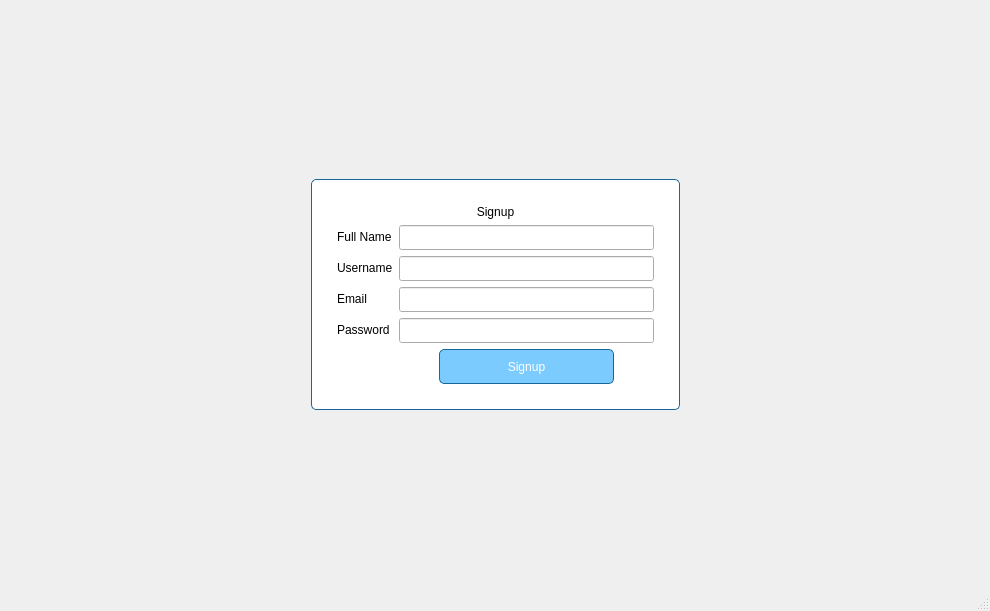
<?xml version="1.0" encoding="UTF-8"?>
<ui version="4.0">
 <class>SignupWindow</class>
 <widget class="QMainWindow" name="SignupWindow">
  <property name="geometry">
   <rect>
    <x>0</x>
    <y>0</y>
    <width>990</width>
    <height>611</height>
   </rect>
  </property>
  <property name="windowTitle">
   <string>Airline System | Signup</string>
  </property>
  <widget class="QWidget" name="centralwidget">
   <property name="styleSheet">
    <string notr="true">#centralwidget{
				border-image: url(:/images/signup_bg.jpg);}</string>
   </property>
   <layout class="QVBoxLayout" name="verticalLayout">
    <item>
     <spacer name="verticalSpacer">
      <property name="orientation">
       <enum>Qt::Vertical</enum>
      </property>
      <property name="sizeHint" stdset="0">
       <size>
        <width>20</width>
        <height>40</height>
       </size>
      </property>
     </spacer>
    </item>
    <item>
     <layout class="QHBoxLayout" name="horizontalLayout_2">
      <property name="topMargin">
       <number>0</number>
      </property>
      <property name="bottomMargin">
       <number>0</number>
      </property>
      <item>
       <spacer name="horizontalSpacer_3">
        <property name="orientation">
         <enum>Qt::Horizontal</enum>
        </property>
        <property name="sizeHint" stdset="0">
         <size>
          <width>40</width>
          <height>20</height>
         </size>
        </property>
       </spacer>
      </item>
      <item>
       <widget class="QFrame" name="formFrame">
        <property name="styleSheet">
         <string notr="true">
										#formFrame{
										border: 1px solid rgb(24, 103, 155);
										border-radius: 5px;
										background-color: white; }
									</string>
        </property>
        <layout class="QFormLayout" name="formLayout_3">
         <property name="leftMargin">
          <number>25</number>
         </property>
         <property name="topMargin">
          <number>25</number>
         </property>
         <property name="rightMargin">
          <number>25</number>
         </property>
         <property name="bottomMargin">
          <number>25</number>
         </property>
         <item row="0" column="0" colspan="2">
          <widget class="QLabel" name="label_3">
           <property name="text">
            <string>Signup</string>
           </property>
           <property name="alignment">
            <set>Qt::AlignCenter</set>
           </property>
          </widget>
         </item>
         <item row="3" column="0">
          <widget class="QLabel" name="label_5">
           <property name="text">
            <string>Full Name</string>
           </property>
          </widget>
         </item>
         <item row="3" column="1">
          <widget class="QLineEdit" name="fnameLineEdit">
           <property name="minimumSize">
            <size>
             <width>150</width>
             <height>25</height>
            </size>
           </property>
          </widget>
         </item>
         <item row="4" column="0">
          <widget class="QLabel" name="label">
           <property name="styleSheet">
            <string notr="true">color: black;</string>
           </property>
           <property name="text">
            <string>Username</string>
           </property>
          </widget>
         </item>
         <item row="4" column="1">
          <widget class="QLineEdit" name="usernameLineEdit">
           <property name="minimumSize">
            <size>
             <width>150</width>
             <height>25</height>
            </size>
           </property>
           <property name="focusPolicy">
            <enum>Qt::StrongFocus</enum>
           </property>
          </widget>
         </item>
         <item row="5" column="0">
          <widget class="QLabel" name="label_4">
           <property name="text">
            <string>Email</string>
           </property>
          </widget>
         </item>
         <item row="5" column="1">
          <widget class="QLineEdit" name="emailLineEdit">
           <property name="minimumSize">
            <size>
             <width>150</width>
             <height>25</height>
            </size>
           </property>
          </widget>
         </item>
         <item row="6" column="0">
          <widget class="QLabel" name="label_2">
           <property name="styleSheet">
            <string notr="true">color: black;</string>
           </property>
           <property name="text">
            <string>Password</string>
           </property>
          </widget>
         </item>
         <item row="6" column="1">
          <widget class="QLineEdit" name="passwordLineEdit">
           <property name="minimumSize">
            <size>
             <width>150</width>
             <height>25</height>
            </size>
           </property>
           <property name="echoMode">
            <enum>QLineEdit::Password</enum>
           </property>
          </widget>
         </item>
         <item row="7" column="1">
          <layout class="QHBoxLayout" name="horizontalLayout_4">
           <property name="topMargin">
            <number>0</number>
           </property>
           <item>
            <spacer name="horizontalSpacer">
             <property name="orientation">
              <enum>Qt::Horizontal</enum>
             </property>
             <property name="sizeHint" stdset="0">
              <size>
               <width>40</width>
               <height>20</height>
              </size>
             </property>
            </spacer>
           </item>
           <item>
            <widget class="QPushButton" name="signupBtn">
             <property name="minimumSize">
              <size>
               <width>175</width>
               <height>35</height>
              </size>
             </property>
             <property name="styleSheet">
              <string notr="true">
										#signupBtn{
										border: 1px solid rgb(24,103,155);
										border-radius: 5px;
										background-color: rgb(124, 203, 255);
										color: white;
										}
									</string>
             </property>
             <property name="text">
              <string>Signup</string>
             </property>
            </widget>
           </item>
           <item>
            <spacer name="horizontalSpacer_2">
             <property name="orientation">
              <enum>Qt::Horizontal</enum>
             </property>
             <property name="sizeHint" stdset="0">
              <size>
               <width>40</width>
               <height>20</height>
              </size>
             </property>
            </spacer>
           </item>
          </layout>
         </item>
        </layout>
       </widget>
      </item>
      <item>
       <spacer name="horizontalSpacer_4">
        <property name="orientation">
         <enum>Qt::Horizontal</enum>
        </property>
        <property name="sizeHint" stdset="0">
         <size>
          <width>40</width>
          <height>20</height>
         </size>
        </property>
       </spacer>
      </item>
     </layout>
    </item>
    <item>
     <spacer name="verticalSpacer_2">
      <property name="orientation">
       <enum>Qt::Vertical</enum>
      </property>
      <property name="sizeHint" stdset="0">
       <size>
        <width>20</width>
        <height>40</height>
       </size>
      </property>
     </spacer>
    </item>
   </layout>
  </widget>
  <widget class="QMenuBar" name="menubar">
   <property name="geometry">
    <rect>
     <x>0</x>
     <y>0</y>
     <width>990</width>
     <height>22</height>
    </rect>
   </property>
  </widget>
  <widget class="QStatusBar" name="statusbar"/>
 </widget>
 <resources/>
 <connections/>
</ui>
